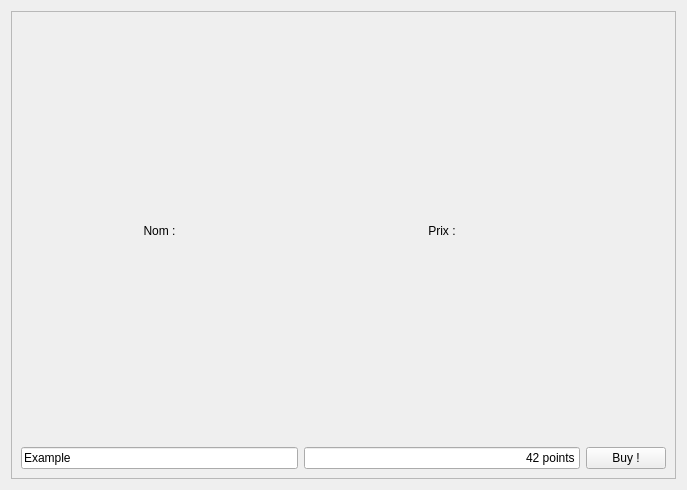
<?xml version="1.0" encoding="UTF-8"?>
<ui version="4.0">
 <class>Shop</class>
 <widget class="QWidget" name="Shop">
  <property name="geometry">
   <rect>
    <x>0</x>
    <y>0</y>
    <width>687</width>
    <height>490</height>
   </rect>
  </property>
  <property name="windowTitle">
   <string>Form</string>
  </property>
  <layout class="QVBoxLayout" name="verticalLayout">
   <item>
    <widget class="QScrollArea" name="scrollArea">
     <property name="widgetResizable">
      <bool>true</bool>
     </property>
     <widget class="QWidget" name="scrollAreaWidgetContents">
      <property name="geometry">
       <rect>
        <x>0</x>
        <y>0</y>
        <width>663</width>
        <height>466</height>
       </rect>
      </property>
      <layout class="QGridLayout" name="gridLayout">
       <item row="1" column="4">
        <widget class="QPushButton" name="pushButton">
         <property name="text">
          <string>Buy !</string>
         </property>
        </widget>
       </item>
       <item row="0" column="2">
        <widget class="QLabel" name="label_2">
         <property name="text">
          <string>Prix :</string>
         </property>
         <property name="alignment">
          <set>Qt::AlignCenter</set>
         </property>
        </widget>
       </item>
       <item row="0" column="1">
        <widget class="QLabel" name="label">
         <property name="text">
          <string>Nom :</string>
         </property>
         <property name="alignment">
          <set>Qt::AlignCenter</set>
         </property>
        </widget>
       </item>
       <item row="1" column="1">
        <widget class="QLineEdit" name="lineEdit">
         <property name="text">
          <string>Example</string>
         </property>
        </widget>
       </item>
       <item row="1" column="2">
        <widget class="QLineEdit" name="lineEdit_2">
         <property name="text">
          <string>42 points</string>
         </property>
         <property name="alignment">
          <set>Qt::AlignRight|Qt::AlignTrailing|Qt::AlignVCenter</set>
         </property>
        </widget>
       </item>
      </layout>
     </widget>
    </widget>
   </item>
  </layout>
 </widget>
 <resources/>
 <connections/>
</ui>
